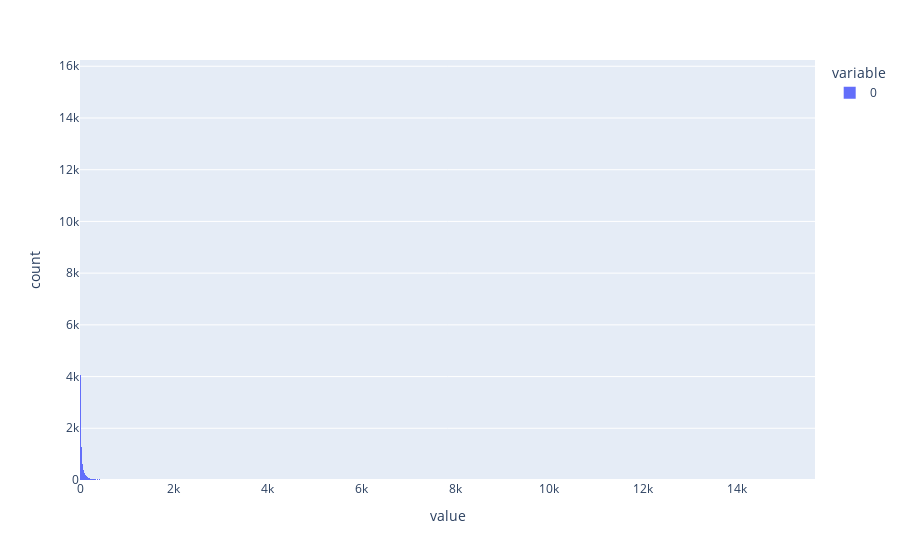

This figure's notebook cell:
### Code cell
cnt_values = []
for context, cntr in cntr_by_context.items():
    for c in cntr:
        cnt_values.append(cntr[c])
        if cntr[c] == 15658:
            print(f"CONTEXT={context} {c}")


fig = px.histogram(cnt_values)
fig.show()
# как часто встречаются значения-счетчики символов. 75% значений счетчиков не превосходит 26
# значит будет выгодно кодировать сетчики по схеме с переполнением

### Figure 1 — Plotly figure (JSON) as saved in the notebook; plotly's stock layout.template omitted (floating-point values rounded to 4 significant figures; data arrays with more than 128 entries replaced by an {"elided": "..."} marker saying what was removed)
{"data": [{"alignmentgroup": "True", "bingroup": "x", "hovertemplate": "variable=0<br>value=%{x}<br>count=%{y}<extra></extra>", "legendgroup": "0", "marker": {"color": "#636efa", "pattern": {"shape": ""}}, "name": "0", "offsetgroup": "0", "orientation": "v", "showlegend": true, "type": "histogram", "x": {"elided": "28238 int values"}, "xaxis": "x", "yaxis": "y"}], "layout": {"barmode": "relative", "legend": {"title": {"text": "variable"}, "tracegroupgap": 0}, "margin": {"t": 60}, "xaxis": {"anchor": "y", "domain": [0, 1], "title": {"text": "value"}}, "yaxis": {"anchor": "x", "domain": [0, 1], "title": {"text": "count"}}}}
